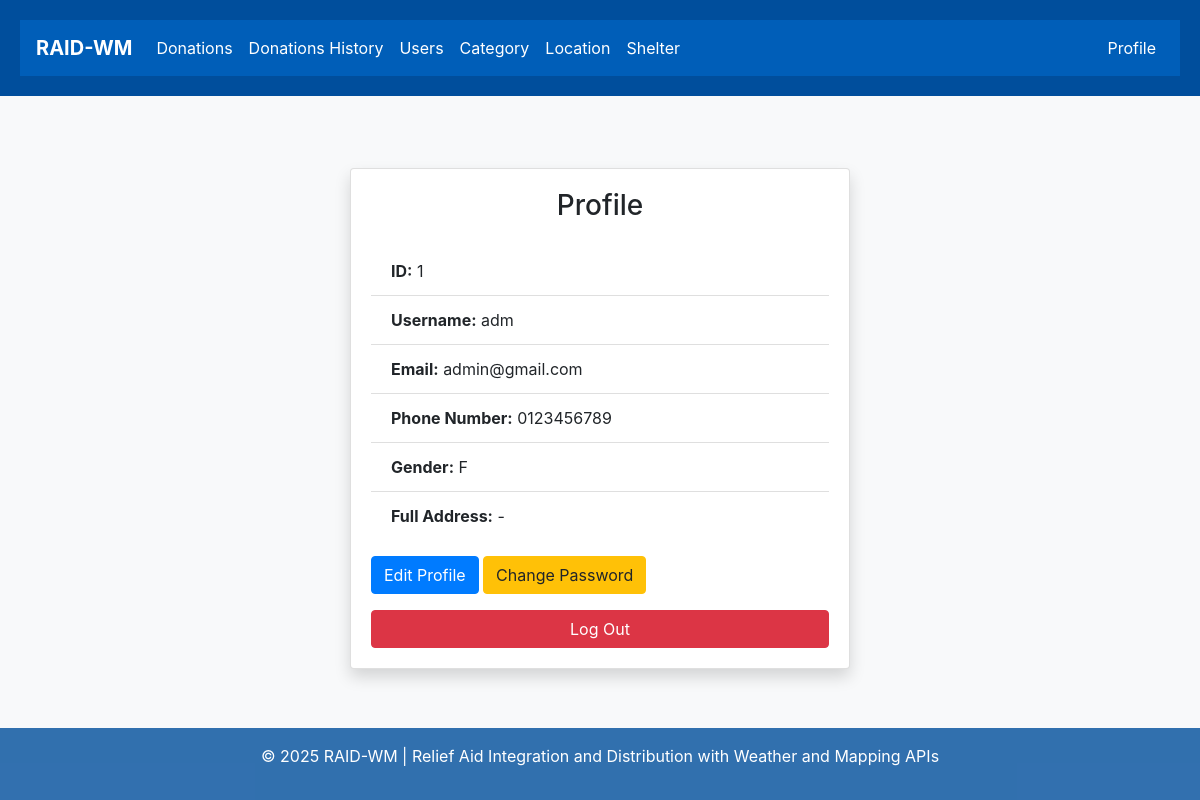
Before: /profile/ (signed in) with the older database file.
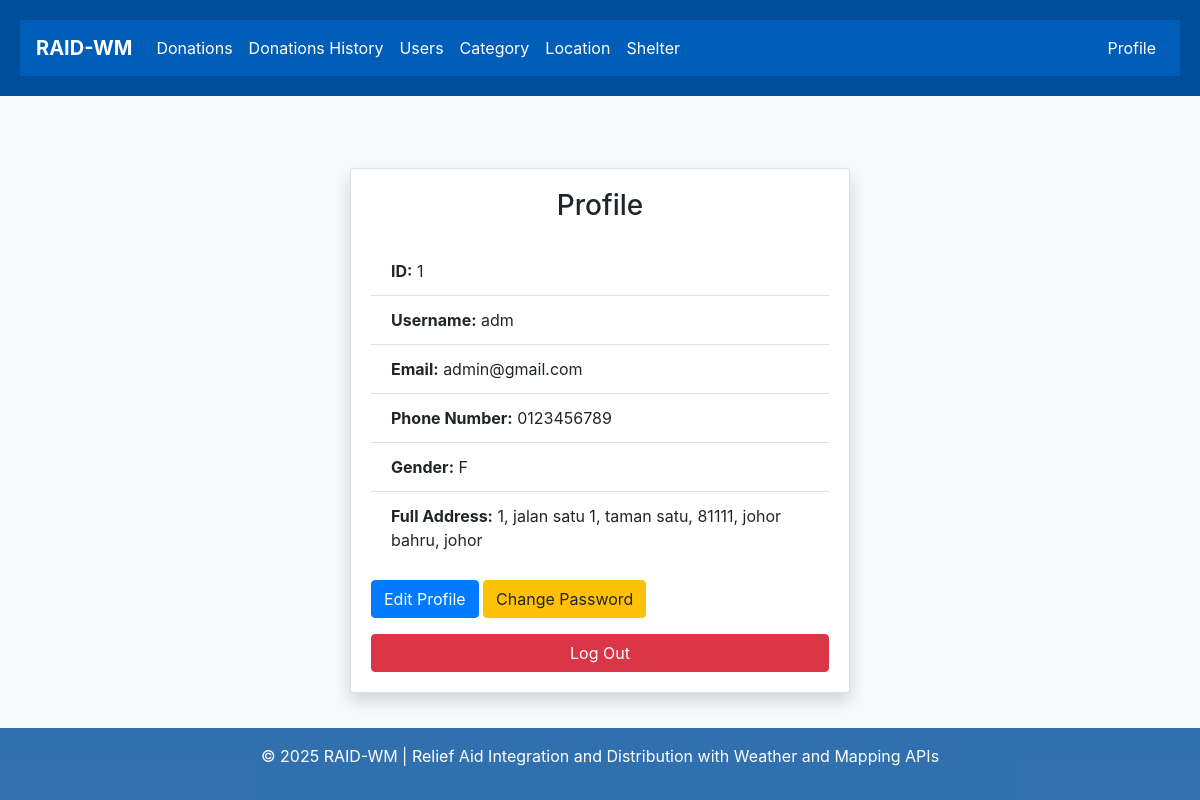
After: the same page with the newer database file.
### members/models.py (models this page shows, shortened)
class CustomUser(AbstractUser):
    house_number = models.CharField(max_length=20, blank=True, null=True)
    street_name = models.CharField(max_length=100, blank=True, null=True)
    residential_area = models.CharField(max_length=100, blank=True, null=True)
    postcode = models.CharField(max_length=10, blank=True, null=True)
    city = models.CharField(max_length=100, blank=True, null=True)
    state = models.CharField(max_length=100, blank=True, null=True)
    def full_address(self):
        parts = [
            self.house_number,
            self.street_name,
            self.residential_area,
            self.postcode,
            self.city,
            self.state
        ]
        return ', '.join([part for part in parts if part])
    phone_number = models.CharField(max_length=20, blank=True)
    gender = models.CharField(max_length=10, choices=[('M', 'Male'), ('F', 'Female')], blank=True)
    is_employee = models.BooleanField(default=False)
    email = models.EmailField(unique=True)

### members/views.py (the view)
# urls.py: path('profile/', views.profile_view, name='profile'),
@login_required
def profile_view(request):
    return render(request, 'user/profile.html', {'user': request.user})

### members/templates/user/profile.html (shortened to what this page needs)
{% extends "master.html" %}
{% block content %}
<div class="container mt-5">
  <div class="card mx-auto shadow" style="max-width: 500px;">
    <div class="card-body">
      <h3 class="card-title text-center mb-4">Profile</h3>
      <ul class="list-group list-group-flush mb-3">
        <li class="list-group-item"><strong>ID:</strong> {{ user.id }}</li>
        <li class="list-group-item"><strong>Username:</strong> {{ user.username }}</li>
        <li class="list-group-item"><strong>Email:</strong> {{ user.email }}</li>
        <li class="list-group-item"><strong>Phone Number:</strong> {{ user.phone_number|default:"-" }}</li>
        <li class="list-group-item"><strong>Gender:</strong> {{ user.gender|default:"-" }}</li>
        <li class="list-group-item"><strong>Full Address:</strong> {{ user.full_address|default:"-" }}</li>
      </ul>
      <div class="d-grid gap-2 mb-3">
        <a href="{% url 'edit_profile' %}" class="btn btn-primary">Edit Profile</a>
        <a href="{% url 'change_password_profile' %}" class="btn btn-warning">Change Password</a>
      </div>
        <form method="post" action="{% url 'logout' %}" onsubmit="return confirm('Are you sure you want to logout?');">
        <button type="submit" class="btn btn-danger btn-block">Log Out</button>
      </form>
    </div>
  </div>
</div>
{% endblock %}

Changed rows visible on the page:
changed CustomUser "adm": full_address "-" → "1, jalan satu 1, taman satu, 81111, johor bahru, johor"
